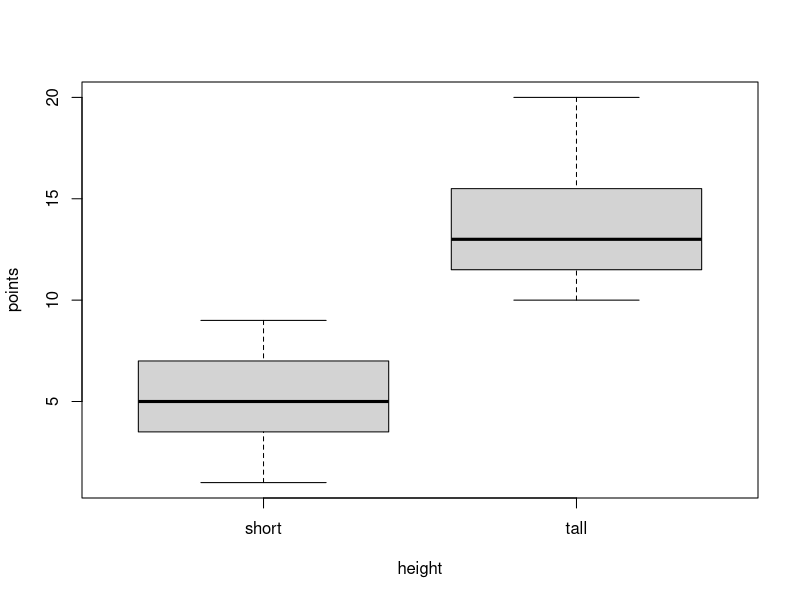
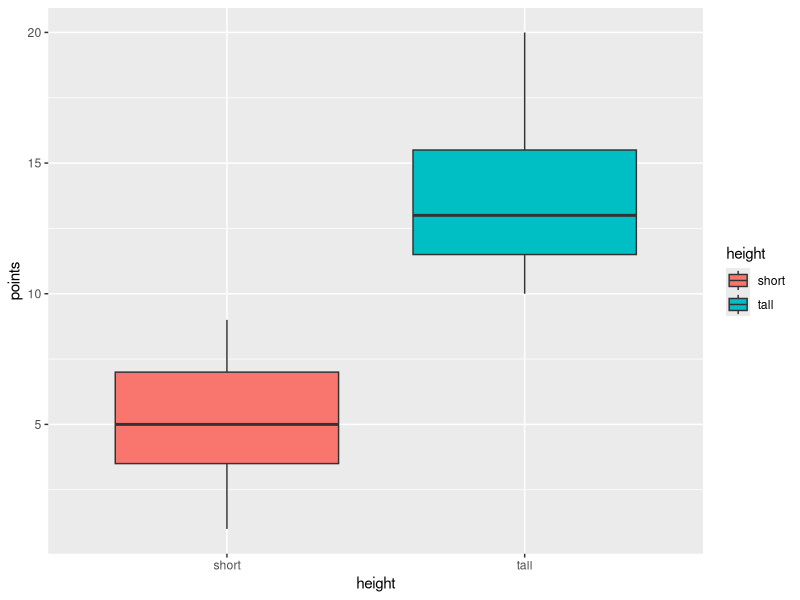

Source code (R) for these figures, in order:
## ---- chunk 1
library(ggplot2) 
## ---- chunk 2
point_low <- c(3, 5, 6, 8, 9, 1, 4)
## ---- chunk 3
point_high <- sample(10:20, 7)
## ---- chunk 4
points <- c(point_low, point_high)
## ---- chunk 5
height <- c("short", "short", "short", "short", "short", "short", "short", 
  "tall", "tall", "tall", "tall", "tall", "tall", "tall") 

height <- c(rep("short", 7), rep("tall", 7))

height <- as.data.frame(height)
## ---- chunk 6
bball <- cbind(points, height)
## ---- chunk 7
bball

head(bball)

View(bball)
## ---- chunk 8
short_folks <- filter(bball, height == "short")
## ---- chunk 9
boxplot(points ~ height, data = bball) 

ggplot(bball, 
        aes(x = height, y = points, fill = height)) +
        geom_boxplot()
## ---- chunk 10
t.test(points ~ height, data = bball)

mod_0 <- lm(points ~ height, data = bball)

summary(mod_0)
